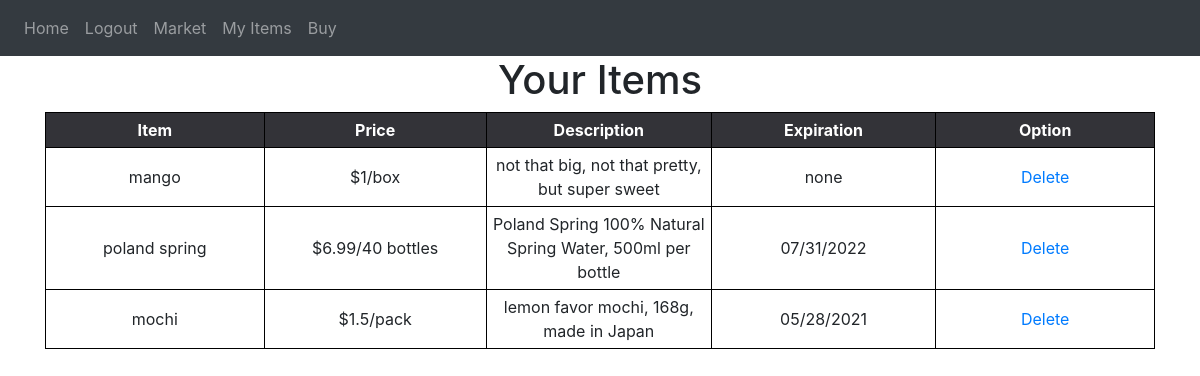
Screenshot of /items (signed in) with the database file from the repository.
### website/models.py (models this page shows)
class Item(db.Model):
    id = db.Column(db.Integer, primary_key=True)
    food = db.Column(db.String(100))
    price = db.Column(db.String(30))
    description = db.Column(db.String(600))
    expiration = db.Column(db.String(30))
    user_name = db.Column(db.String(100), db.ForeignKey('user.user_name'))

### website/views.py (the view, shortened to what this page needs)
@views.route('/items', methods=['GET', 'POST'])
@login_required
def items():
    result = db.session.execute(
        'SELECT I.id, I.food, I.price, I.description, I.expiration, U.user_name, U.address, U.zipcode, U.phone, L.town, L.state FROM Location AS L JOIN User AS U JOIN Item AS I WHERE U.zipcode = L.zipcode AND I.user_name = U.user_name')
    my_stuff = Item.query.filter_by(user_name=current_user.user_name)
    return render_template("items.html", user=current_user, seller=result, my_stuff=my_stuff)

### website/__init__.py (called while the page is built)
def create_app():
    app = Flask(__name__)
    app.config['SECRET_KEY'] = 'slkdjfdkjfh'
    app.config['SQLALCHEMY_DATABASE_URI'] = f'sqlite:///{DB_NAME}'
    db.init_app(app)
    from .views import views
    from .auth import auth
    app.register_blueprint(views, url_prefix='/')
    app.register_blueprint(auth, url_prefix='/')
    from .models import User, Item, Buyer, Seller, Cart, Location
    create_database(app)
    login_manager = LoginManager()
    login_manager.login_view = 'auth.login'
    login_manager.init_app(app)
    @login_manager.user_loader
    def load_user(id): #okay, we do it by username, right, since we can search both tables
        return User.query.get(int(id))  # look for user based on id
    return app

### website/templates/items.html (shortened to what this page needs)
{% extends "base.html" %}
{% block content %}
<div class="myitems">
    <h1 style="text-align: center">Your Items</h1>
    <table>
        <tr>
            <th>Item</th>
            <th>Price</th>
            <th>Description</th>
            <th>Expiration</th>
            <th>Option</th>
        </tr>
        {% for stuff in my_stuff %}
        <tr>
            <td>{{ stuff.food  }}</td>
            <td>{{ stuff.price  }}</td>
            <td>{{ stuff.description }}</td>
            <td>{{ stuff.expiration }}</td>
            <td>
                <a href="/delete/{{stuff.id}}">Delete</a>
            </td>
        </tr>
        {% endfor %}
    </table>
</div>
{% endblock %}

### website/static/lgin.css (style rules this page uses)
* { margin: 0; padding: 0; }
body { background: #e9eaea; font-family: roboto; user-select: none; }

### website/static/style.css (style rules this page uses)
body { font-family: "Open Sans", sans-serif; overflow-x: hidden; color: #444444; background-color: white; }
a { color: #2487ce; }
h1, h2, h3, h4, h5, h6 { font-family: "Poppins", sans-serif; }

### website/templates/items.html (style rules this page uses)
table { border-collapse: collapse; }
th { background-color:#333338; Color:white; }
th, td { width:250px; text-align:center; border:1px solid black; padding:5px }

### rows the page displays
Item: food "mango", price "$1/box", description "not that big, not that pretty, but super sweet", expiration "none"
Item: food "poland spring", price "$6.99/40 bottles", description "Poland Spring 100% Natural Spring Water, 500ml per bottle", expiration "07/31/2022"
Item: food "mochi", price "$1.5/pack", description "lemon favor mochi, 168g, made in Japan", expiration "05/28/2021"
